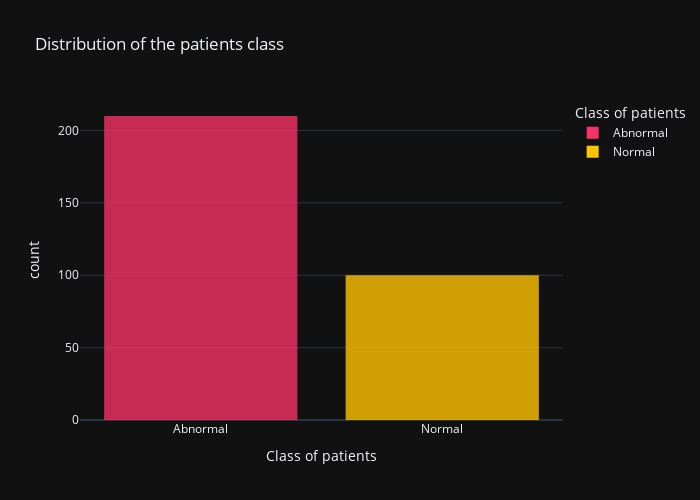

Source (notebook cell):
### Code cell
#checking the distribution of the target variable:

px.histogram(df,x="class",color="class",title="Distribution of the patients class",
             width=700,height=500,template="plotly_dark",color_discrete_sequence=["#F63366","#FFC300"],
             opacity=0.8,labels={"class":"Class of patients","count":"Count of patients"})

### Figure 1 — Plotly figure (JSON) as saved in the notebook; plotly's stock layout.template omitted (floating-point values rounded to 4 significant figures; data arrays with more than 128 entries replaced by an {"elided": "..."} marker saying what was removed)
{"data": [{"alignmentgroup": "True", "bingroup": "x", "hovertemplate": "Class of patients=%{x}<br>count=%{y}<extra></extra>", "legendgroup": "Abnormal", "marker": {"color": "#F63366", "opacity": 0.8, "pattern": {"shape": ""}}, "name": "Abnormal", "offsetgroup": "Abnormal", "orientation": "v", "showlegend": true, "type": "histogram", "x": {"elided": "210 str values"}, "xaxis": "x", "yaxis": "y"}, {"alignmentgroup": "True", "bingroup": "x", "hovertemplate": "Class of patients=%{x}<br>count=%{y}<extra></extra>", "legendgroup": "Normal", "marker": {"color": "#FFC300", "opacity": 0.8, "pattern": {"shape": ""}}, "name": "Normal", "offsetgroup": "Normal", "orientation": "v", "showlegend": true, "type": "histogram", "x": ["Normal", "Normal", "Normal", "Normal", "Normal", "Normal", "Normal", "Normal", "Normal", "Normal", "Normal", "Normal", "Normal", "Normal", "Normal", "Normal", "Normal", "Normal", "Normal", "Normal", "Normal", "Normal", "Normal", "Normal", "Normal", "Normal", "Normal", "Normal", "Normal", "Normal", "Normal", "Normal", "Normal", "Normal", "Normal", "Normal", "Normal", "Normal", "Normal", "Normal", "Normal", "Normal", "Normal", "Normal", "Normal", "Normal", "Normal", "Normal", "Normal", "Normal", "Normal", "Normal", "Normal", "Normal", "Normal", "Normal", "Normal", "Normal", "Normal", "Normal", "Normal", "Normal", "Normal", "Normal", "Normal", "Normal", "Normal", "Normal", "Normal", "Normal", "Normal", "Normal", "Normal", "Normal", "Normal", "Normal", "Normal", "Normal", "Normal", "Normal", "Normal", "Normal", "Normal", "Normal", "Normal", "Normal", "Normal", "Normal", "Normal", "Normal", "Normal", "Normal", "Normal", "Normal", "Normal", "Normal", "Normal", "Normal", "Normal", "Normal"], "xaxis": "x", "yaxis": "y"}], "layout": {"barmode": "relative", "height": 500, "legend": {"title": {"text": "Class of patients"}, "tracegroupgap": 0}, "title": {"text": "Distribution of the patients class"}, "width": 700, "xaxis": {"anchor": "y", "categoryarray": ["Abnormal", "Normal"], "categoryorder": "array", "domain": [0, 1], "title": {"text": "Class of patients"}}, "yaxis": {"anchor": "x", "domain": [0, 1], "title": {"text": "count"}}}}
